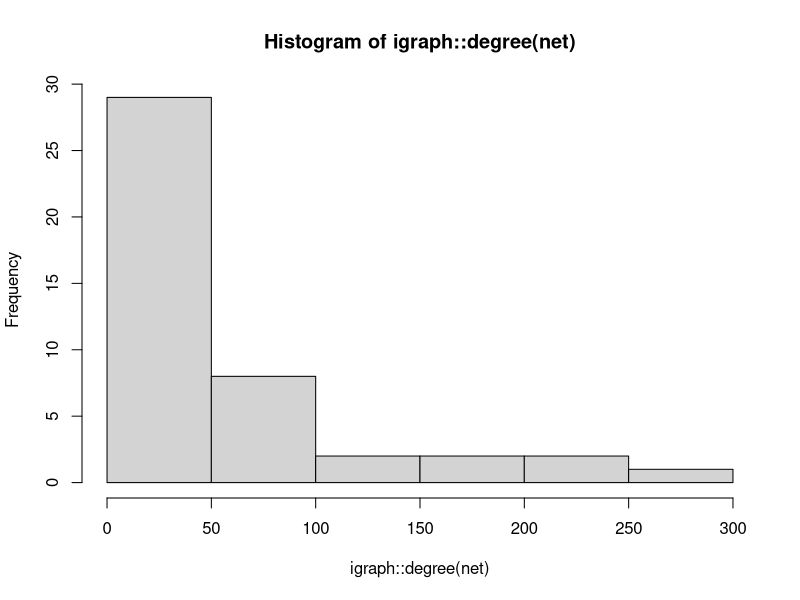
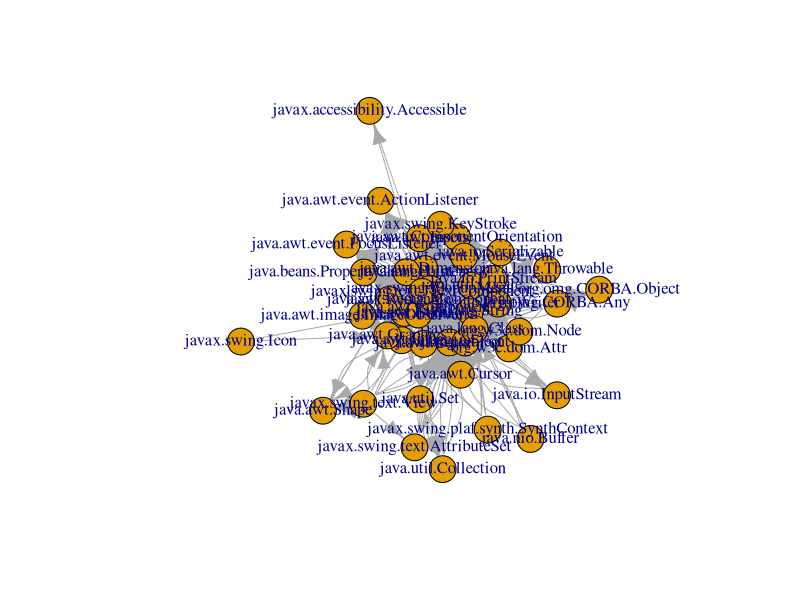
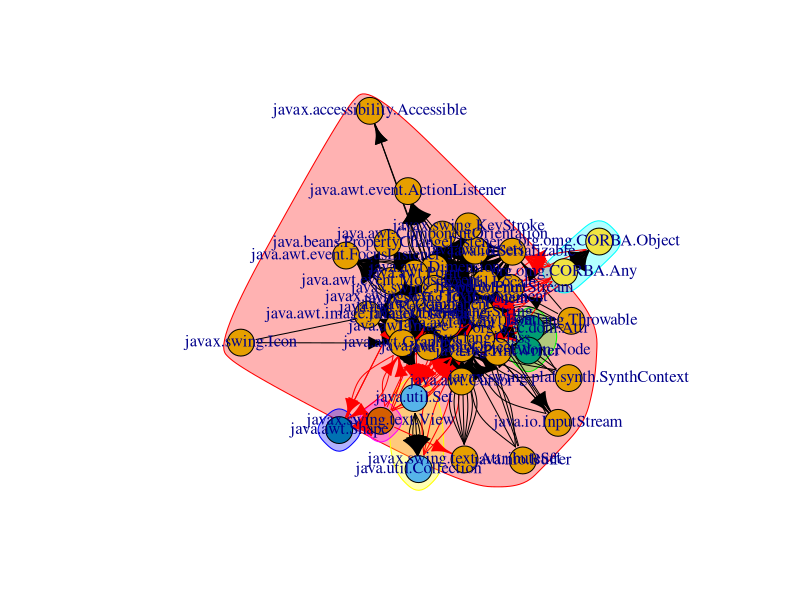
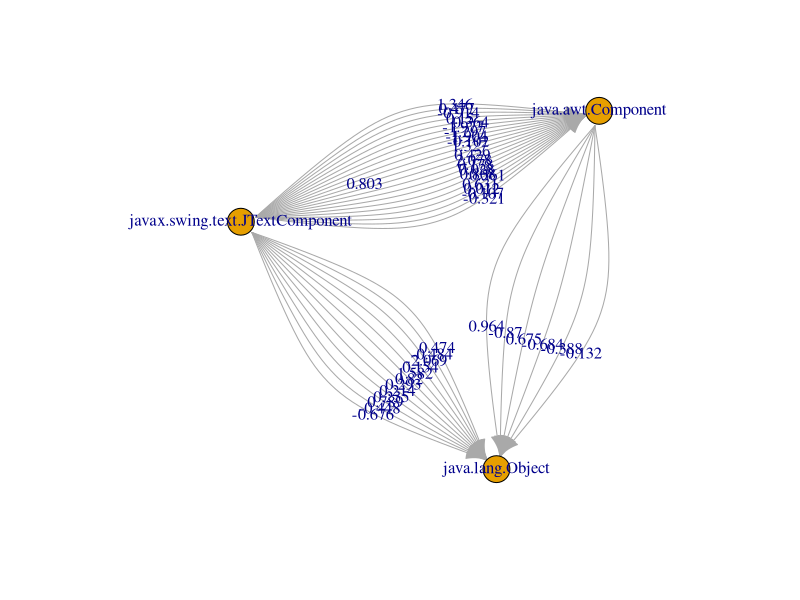
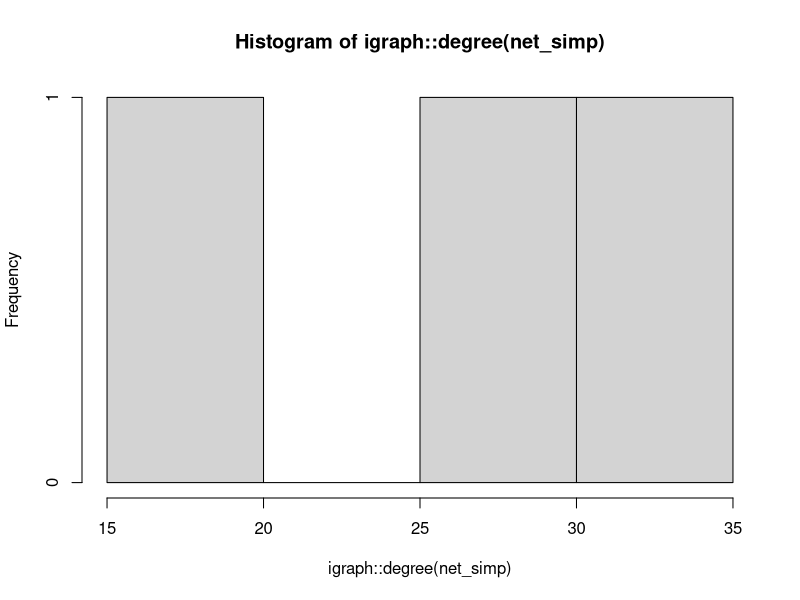
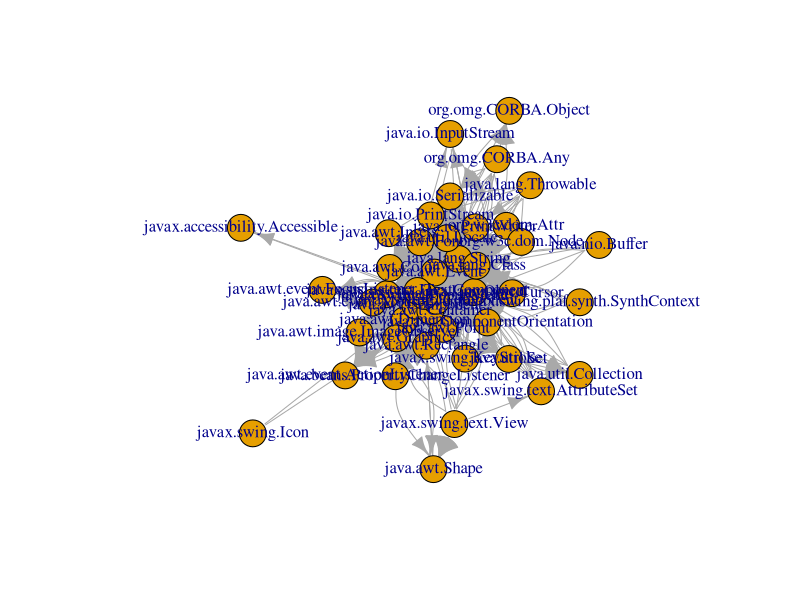
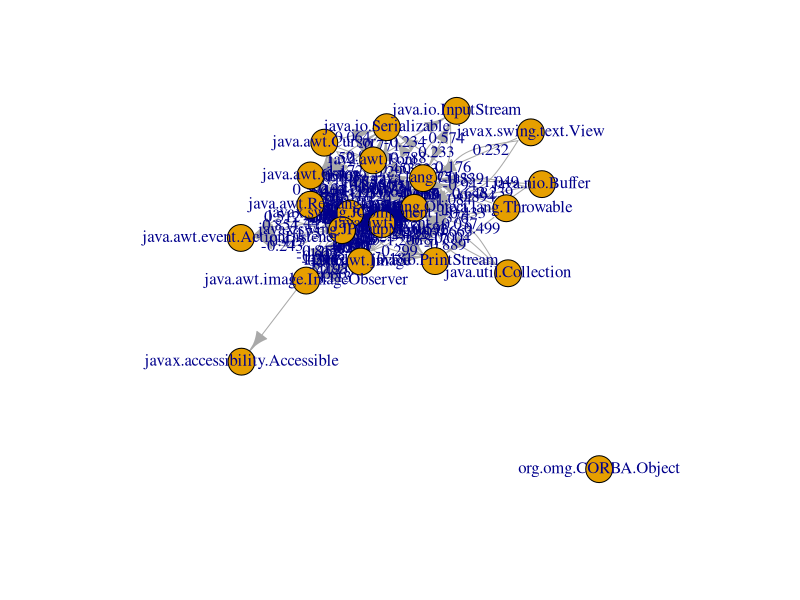
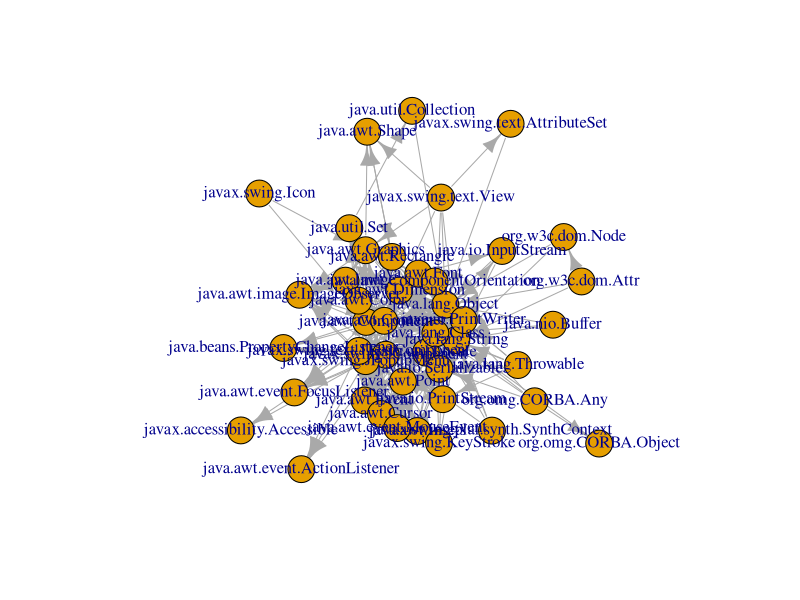

Reproduce these figures in R, in order.
## ---- chunk 1
knitr::opts_chunk$set(echo = TRUE)
hook_output <- knitr::knit_hooks$get("output")
knitr::knit_hooks$set(output = function(x, options) {
  if (!is.null(n <- options$out.lines)) {
    x <- xfun::split_lines(x)
    if (length(x) > n) {
      # truncate the output
      x <- c(head(x, n), "....\n")
    }
    x <- paste(x, collapse = "\n")
  }
  hook_output(x, options)
})
## ---- chunk 2
setwd('/Users/matteosanchez-dahl/Desktop/F2022/CSCI 3907/projects/project1/group2-project1')
library(igraph)
library(sna)
## ---- chunk 3
nodes <- as.matrix(read.table('data_subelj_jdk/ent_subelj_jdk_jdk_class_name.txt'))
edges <- as.matrix(read.table('data_subelj_jdk/out_subelj_jdk_jdk.txt', sep = "", skip = 2))
edges
## ---- chunk 4
g_num <- graph_from_edgelist(edges, directed = TRUE)
net_num <- induced_subgraph(g_num, igraph::V(g_num)[igraph::degree(g_num)>500])

# convert the edgelist to an igraph object
g <- graph_from_edgelist(edges, directed = TRUE)

# named nodes
V(g)$name <- nodes

# create a graph of the simplified network
net <- induced_subgraph(g, igraph::V(g)[igraph::degree(g)>500])
net
## ---- chunk 5
# get the vertices of a graph
V(net)
## ---- chunk 6
# get the edges of a graph
E(net)
## ---- chunk 7
# get the adjacency matrix
net.adj <- as_adjacency_matrix(net)
net.adj
## ---- chunk 8
# create edge list
# calculate density of directed graph
net.density = gden(as_edgelist(net_num), mode = "digraph")
net.density
## ---- chunk 9
# edge density 
igraph::edge_density(net)
## ---- chunk 10
# remove self-loops
igraph::edge_density(net, loops = T)
## ---- chunk 11
# egocentric network
net.ego <- sna::ego.extract(as_edgelist(net))
## ---- chunk 12
net.ego[1]
## ---- chunk 13
net.ego[44]
## ---- chunk 14
# degree
igraph::degree(net)
## ---- chunk 15
# betweeness centrality
igraph::centr_betw(net)
## ---- chunk 16
# closeness centrality
igraph::centr_clo(net)
## ---- chunk 17
## shortest paths
net.sp <- igraph::shortest.paths(net)
net.sp
## ---- chunk 18
# get the actual paths (and not just their length) 
igraph::get.shortest.paths(net,1)
## ---- chunk 19
# geodist
net_num.gd <- geodist(as_edgelist(net_num))
net_num.gd
## ---- chunk 20
net.np <- net.adj%*%net.adj
net.np
## ---- chunk 21
# histogram of the degree of the nodes
hist(igraph::degree(net))
## ---- chunk 22
# edge density 
igraph::edge_density(net)
## ---- chunk 23
# remove self-loops
igraph::edge_density(net, loops = T)
## ---- chunk 24
# diameter
net.d <- igraph::diameter(net)
net.d
## ---- chunk 25
node13 <- c(13)
net.13clique <- igraph::max_cliques(net, min = NULL, subset = node13)
net.13clique
## ---- chunk 26
# largest cliques
net.lgcliques <- igraph::clique_num(net)
net.lgcliques
## ---- chunk 27
# name vertices
V(net)$name
## ---- chunk 28
# copy graph to manipulate
net_astro <- net

#plot
plot(net_astro)
## ---- chunk 29
# degree
igraph::degree(net_astro)
## ---- chunk 30
# communities
wc <- walktrap.community(net_astro)
plot(wc, net_astro, vertex.size = 15, layout = layout.fruchterman.reingold)
## ---- chunk 31
# simplify the graph by removing empty entries from the matrix 
E(net_astro)$weight <- rnorm(ecount(net_astro))
V(net_astro)$weight <- rnorm(vcount(net_astro))
net_astro[1:5, 1:9]
## ---- chunk 32
V(net_astro)$weight
## ---- chunk 33
sg <- induced.subgraph(net_astro, which(V(net_astro)$weight > 0.0))
## ---- chunk 34
# simplify the graph by deleting vertices
net_simp <- delete_vertices(sg, igraph::degree(sg)<50)
plot(net_simp, edge.label = round(E(sg)$weight,3))
## ---- chunk 35
hist(igraph::degree(net_simp))
## ---- chunk 36
# copy graph to manipulate
net_fb <- net
## ---- chunk 37
vertex_attr(net_fb)
## ---- chunk 38
adjmatrix <- as_adjacency_matrix(net_fb)
adjmatrix
## ---- chunk 39
#plot
plot(net_fb)
## ---- chunk 40
# simplify the graph by removing empty entries from the matrix 
E(net_fb)$weight <- rnorm(ecount(net_fb))
V(net_fb)$weight <- rnorm(vcount(net_fb))
net_fb[1:5, 1:9]
## ---- chunk 41
sg_fb <- induced.subgraph(net_fb, which(V(net_fb)$weight > 0.0))
plot(sg_fb, edge.label = round(E(sg_fb)$weight, 3))
## ---- chunk 42
is.simple(net_fb)
## ---- chunk 43
# simplify the graph
net_sfb <- simplify(net_fb)
is.simple(net_sfb)
net_sfb
## ---- chunk 44
plot(net_sfb)
## ---- chunk 45
# remove edges with negative weight
net_fbpose <- delete_edges(net_fb, which(E(net_fb)$weight < 0.0)) 

# find communities 
wc <- walktrap.community(net_fbpose)

# plot
plot (wc,net_fbpose, vertex.size=0.5, layout=layout.fruchterman.reingold)
## ---- chunk 46
# remove negative weights from simplified graph
net_sfbpose <- delete_edges(net_sfb, which(E(net_sfb)$weight < 0.0))

# find communities in simplified graph
wcsfb <- walktrap.community(net_sfbpose)

# plot
plot (wcsfb, net_sfbpose, vertex.size=0.5, layout=layout.fruchterman.reingold)
## ---- chunk 47
# remove isolates
net_ssfb <- delete_vertices(net_sfbpose, igraph::V(net_sfbpose)[igraph::degree(net_sfbpose)<2])
  
  #induced.subgraph(net_sfbpose,
                             #igraph::V(net_sfbpose)[igraph::degree(net_sfbpose)>0])

# find communities in simplified graph
wcssfb <- walktrap.community(net_ssfb)

# plot
plot (wcssfb, net_ssfb, vertex.size=0.5, layout=layout.fruchterman.reingold)
## ---- chunk 48
acfb <- alpha_centrality(net_fb)
acfb
## ---- chunk 49
acsfb <- alpha_centrality(net_sfb)
acsfb
## ---- chunk 50

## ---- chunk 51

## ---- chunk 52

## ---- chunk 53

## ---- chunk 54

## ---- chunk 55

## ---- chunk 56

## ---- chunk 57

## ---- chunk 58

## ---- chunk 59

## ---- chunk 60

## ---- chunk 61

## ---- chunk 62

## ---- chunk 63

## ---- chunk 64

## ---- chunk 65

## ---- chunk 66

## ---- chunk 67

## ---- chunk 68

## ---- chunk 69

## ---- chunk 70

## ---- chunk 71

## ---- chunk 72

## ---- chunk 73

## ---- chunk 74

## ---- chunk 75

## ---- chunk 76

## ---- chunk 77

## ---- chunk 78

## ---- chunk 79

## ---- chunk 80

## ---- chunk 81
